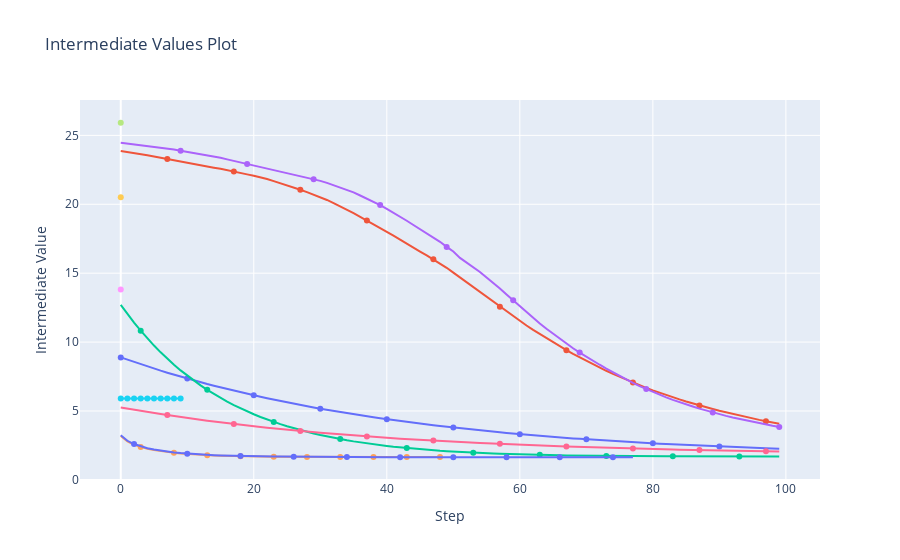

The notebook cell saved with this chart:
### Code cell
from optuna.visualization import plot_contour
from optuna.visualization import plot_edf
from optuna.visualization import plot_intermediate_values
from optuna.visualization import plot_optimization_history
from optuna.visualization import plot_parallel_coordinate
from optuna.visualization import plot_param_importances
from optuna.visualization import plot_slice


plot_intermediate_values(study)
